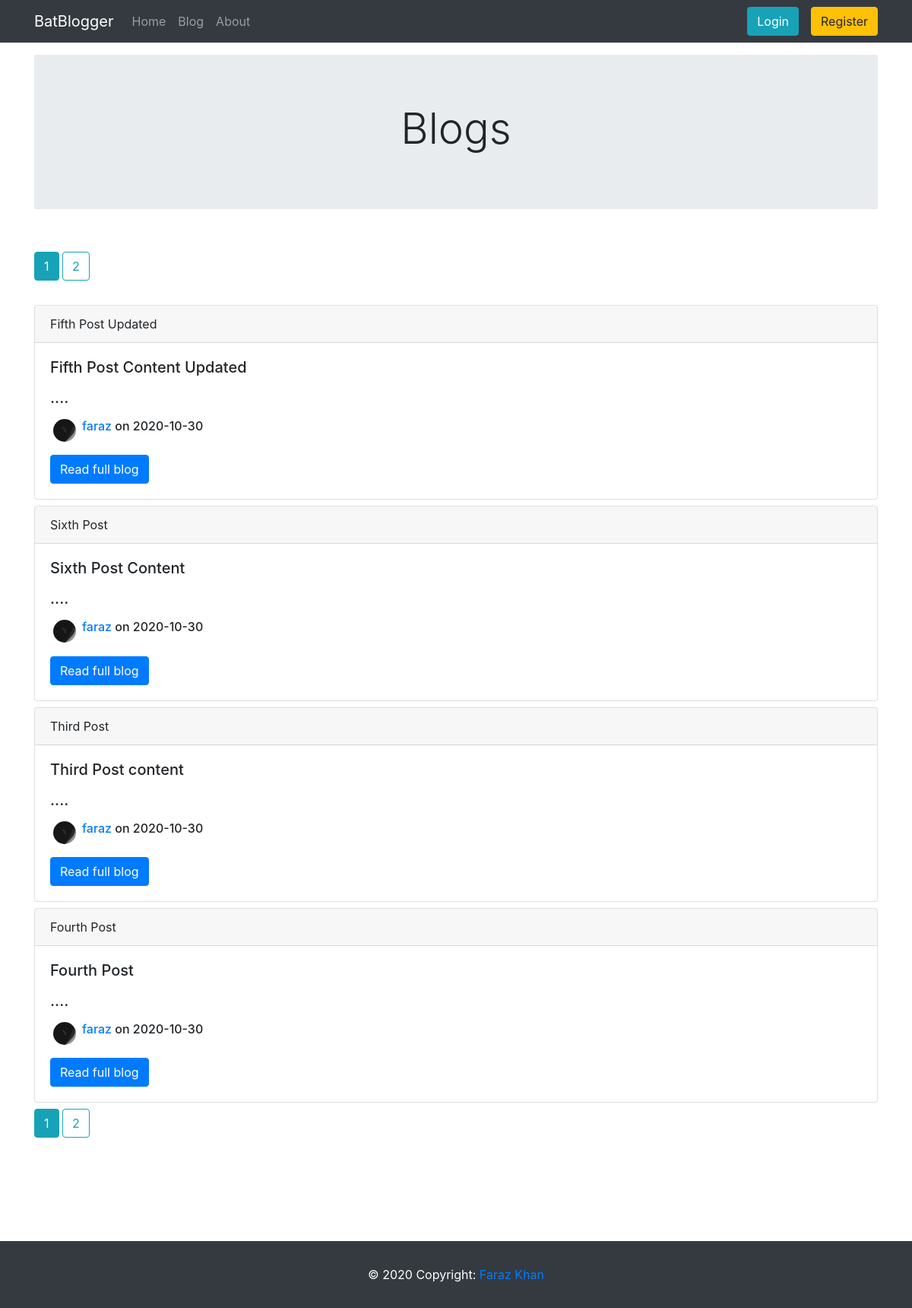
Page /blog on the committed database.
### blog/models.py (models this page shows, shortened)
class Post(db.Model):
    id = db.Column(db.Integer,primary_key=True)
    title = db.Column(db.String(100),nullable=False)
    date_posted = db.Column(db.DateTime,nullable=False,default=datetime.utcnow())
    content = db.Column(db.Text,nullable=False)
    user_id = db.Column(db.Integer,db.ForeignKey('user.id'),nullable=False)

class User(db.Model,UserMixin):
    id = db.Column(db.Integer,primary_key=True)
    username = db.Column(db.String(20),unique=True,nullable=False)
    email = db.Column(db.String(100),unique=True,nullable=False)
    image_file = db.Column(db.String(20),nullable=False,default='default.jpg')
    password = db.Column(db.String(60),nullable=False)
    posts = db.relationship('Post',backref='author',lazy=True)

### blog/main/routes.py (the view)
@main.route('/blog')
def blog():
    page = request.args.get('page',1,type=int)
    posts = Post.query.order_by(Post.date_posted.desc()).paginate(page=page,per_page=4)
    return render_template('home.html',posts=posts)

### blog/templates/home.html (shortened to what this page needs)
{% extends "base.html" %}
{% block content %}
<div style="margin-bottom:200px;" class="container">
<div class="mt-3 jumbotron jumbotron-fluid">
    <div class="container text-center">
      <h1 class="display-4">Blogs</h1>
    </div>
  </div>
<br>
<div class="my-auto">
{% for page_num in posts.iter_pages(left_edge=1,right_edge=1,left_current=1,right_current=2) %}
{% if page_num %}
  {% if posts.page == page_num %}
  <a class="btn btn-info mb-4" href="{{url_for('main.blog',page=page_num)}}">{{page_num}}</a>
  {% else %}
  <a class="btn btn-outline-info mb-4" href="{{url_for('main.blog',page=page_num)}}">{{page_num}}</a>
  {% endif %}
{% else %}
...
{% endif %}
{% endfor %}
</div>
{% for post in posts.items %}
<div class="card my-2">
    <div class="card-header">
      {{post.title}}
    </div>
    <div class="card-body">
      <h5 class="card-text">{{post.content[:300]|markdown}}....</h5>
      <div class="row mx-1 my-3">
        <img class="rounded-circle mr-1" src="{{ url_for('static',filename='profilepics/' + post.author.image_file)}}" width="30" height="30">
        <h6 class="card-title ml-1"><a href="{{url_for('main.user',username=post.author.username)}}">{{post.author.username}}</a> on {{post.date_posted.strftime('%Y-%m-%d')}}</h6>
      </div>
      <a href="{{url_for('posts.post',id=post.id)}}" class="btn btn-primary">Read full blog</a>
    </div>
  </div>
{% endfor %}
<div class="my-auto">
{% for page_num in posts.iter_pages(left_edge=1,right_edge=1,left_current=1,right_current=2) %}
{% if page_num %}
  {% if posts.page == page_num %}
  <a class="btn btn-info mb-4" href="{{url_for('main.blog',page=page_num)}}">{{page_num}}</a>
  {% else %}
  <a class="btn btn-outline-info mb-4" href="{{url_for('main.blog',page=page_num)}}">{{page_num}}</a>
  {% endif %}
{% else %}
...
{% endif %}
{% endfor %}
</div>
</div>
{% endblock content %}

### rows in the picture
Post: title "Fifth Post Updated", content "Fifth Post Content Updated", image_file (picture), author.username "faraz", date_posted "2020-10-30"
Post: title "Sixth Post", content "Sixth Post Content", image_file (picture), author.username "faraz", date_posted "2020-10-30"
Post: title "Third Post", content "Third Post content", image_file (picture), author.username "faraz", date_posted "2020-10-30"
Post: title "Fourth Post", content "Fourth Post", image_file (picture), author.username "faraz", date_posted "2020-10-30"

### other values in the picture
{{ page_num }} "1"
{{ page_num }} "2"
